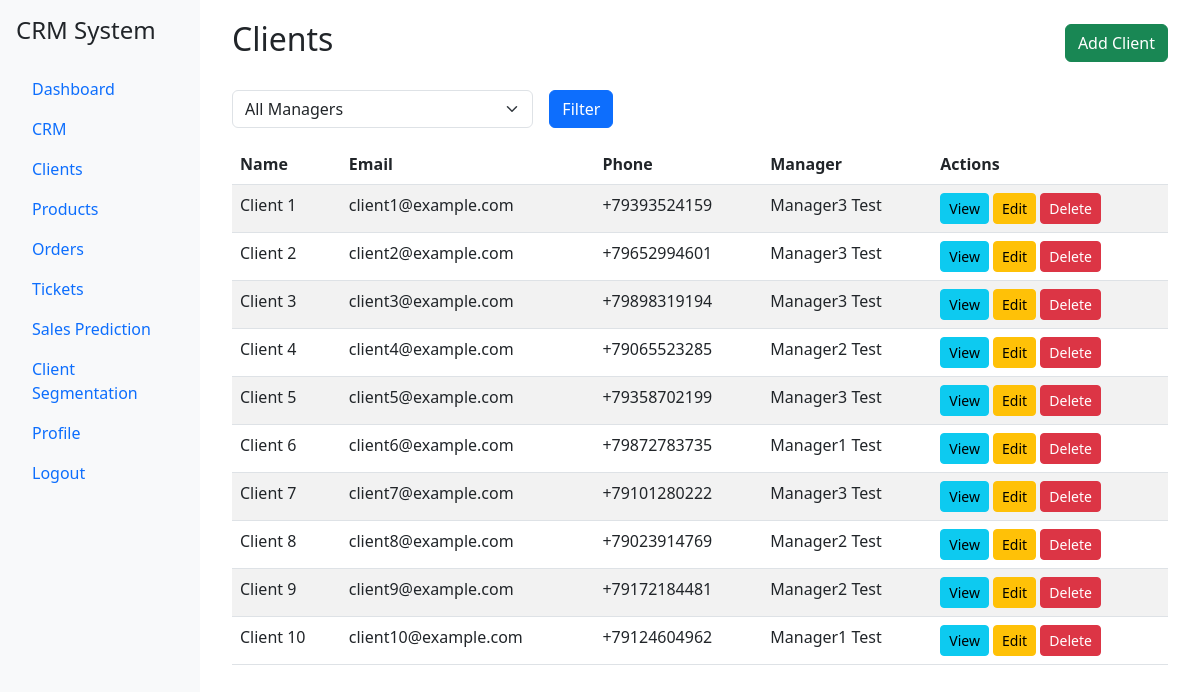
/crm/clients/, run on the app's committed database.
### crm/models.py (models this page shows)
class Client(models.Model):
    name = models.CharField(max_length=100)
    email = models.EmailField()
    phone = models.CharField(max_length=20)
    created_at = models.DateTimeField(auto_now_add=True)
    manager = models.ForeignKey(User, on_delete=models.SET_NULL, null=True, related_name='clients')

### core/models.py (models this page shows)
class User(AbstractUser):
    groups = models.ManyToManyField(Group, verbose_name='groups', blank=True, related_name='custom_user_set')
    user_permissions = models.ManyToManyField(
        'auth.Permission',
        verbose_name='user permissions',
        blank=True,
        related_name='custom_user_set'
    )

### crm/views.py (the view)
# urls.py: path('clients/', views.ClientListView.as_view(), name='client_list'),
class ClientListView(ListView):
    model = Client
    template_name = 'crm/client_list.html'
    context_object_name = 'clients'
    paginate_by = 10
    def get_queryset(self):
        queryset = super().get_queryset()
        manager = self.request.GET.get('manager')
        if manager:
            queryset = queryset.filter(manager__id=manager)
        return queryset
    def get_context_data(self, **kwargs):
        context = super().get_context_data(**kwargs)
        context['managers'] = User.objects.filter(groups__name='Managers')
        return context

### crm/templates/crm/client_list.html (shortened to what this page needs)
{% extends 'base.html' %}
{% block content %}
<div class="container">
    <div class="d-flex justify-content-between align-items-center mb-4">
        <h2>Clients</h2>
        <a href="{% url 'client_create' %}" class="btn btn-success">Add Client</a>
    </div>
    <div class="mb-3">
        <form method="get" class="row g-3">
            <div class="col-md-4">
                <select name="manager" class="form-select">
                    <option value="">All Managers</option>
                </select>
            </div>
            <div class="col-md-2">
                <button type="submit" class="btn btn-primary">Filter</button>
            </div>
        </form>
    </div>
    <table class="table table-striped">
        <thead>
            <tr>
                <th>Name</th>
                <th>Email</th>
                <th>Phone</th>
                <th>Manager</th>
                <th>Actions</th>
            </tr>
        </thead>
        <tbody>
            {% for client in clients %}
            <tr>
                <td>{{ client.name }}</td>
                <td>{{ client.email }}</td>
                <td>{{ client.phone }}</td>
                <td>{{ client.manager.get_full_name|default:"-" }}</td>
                <td>
                    <a href="{% url 'client_detail' client.pk %}" class="btn btn-sm btn-info">View</a>
                    <a href="{% url 'client_update' client.pk %}" class="btn btn-sm btn-warning">Edit</a>
                    <a href="{% url 'client_delete' client.pk %}" class="btn btn-sm btn-danger">Delete</a>
                </td>
            </tr>
            {% endfor %}
        </tbody>
    </table>
</div>
{% endblock %}

### data on the page
Client: name "Client 1", email "client1@example.com", phone "+79393524159", manager.get_full_name "Manager3 Test"
Client: name "Client 2", email "client2@example.com", phone "+79652994601", manager.get_full_name "Manager3 Test"
Client: name "Client 3", email "client3@example.com", phone "+79898319194", manager.get_full_name "Manager3 Test"
Client: name "Client 4", email "client4@example.com", phone "+79065523285", manager.get_full_name "Manager2 Test"
Client: name "Client 5", email "client5@example.com", phone "+79358702199", manager.get_full_name "Manager3 Test"
Client: name "Client 6", email "client6@example.com", phone "+79872783735", manager.get_full_name "Manager1 Test"
Client: name "Client 7", email "client7@example.com", phone "+79101280222", manager.get_full_name "Manager3 Test"
Client: name "Client 8", email "client8@example.com", phone "+79023914769", manager.get_full_name "Manager2 Test"
Client: name "Client 9", email "client9@example.com", phone "+79172184481", manager.get_full_name "Manager2 Test"
Client: name "Client 10", email "client10@example.com", phone "+79124604962", manager.get_full_name "Manager1 Test"
